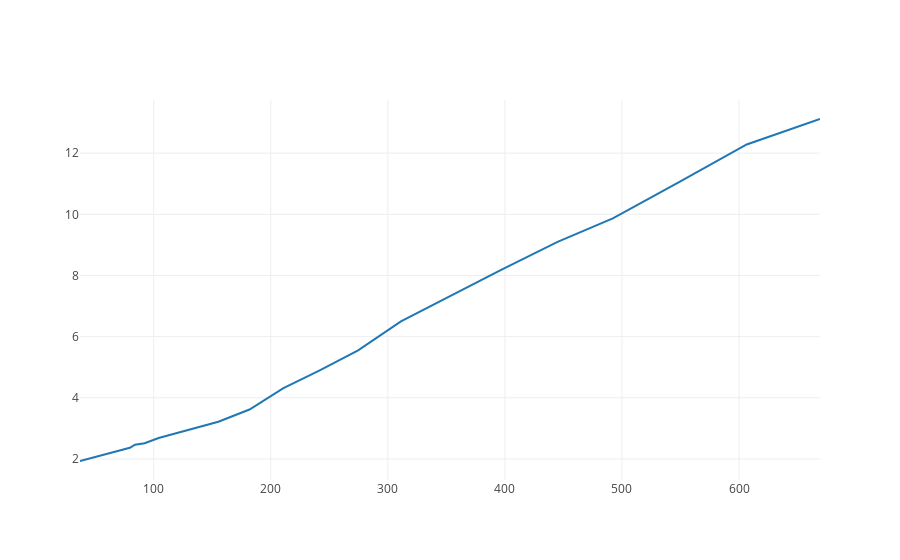

The cell this chart's notebook holds for it:
### Code cell
iplot(fig)

### Figure 1 — Plotly figure (JSON) as saved in the notebook; plotly's stock layout.template omitted (floating-point values rounded to 4 significant figures)
{"data": [{"name": "Timing", "type": "scatter", "uid": "7106b7d1-a619-4ff6-bc14-d9a8608c5247", "x": [37, 77.6, 79.6, 84, 92.2, 104.2, 116.6, 134.8, 155.2, 181.8, 210.8, 241.8, 274.6, 311.2, 351.4, 396.8, 445, 492.2, 548, 606.6, 669.2], "y": [1.933, 2.35, 2.367, 2.467, 2.517, 2.683, 2.817, 3, 3.217, 3.617, 4.317, 4.9, 5.55, 6.5, 7.3, 8.183, 9.1, 9.867, 11.03, 12.28, 13.12]}], "layout": {}}
